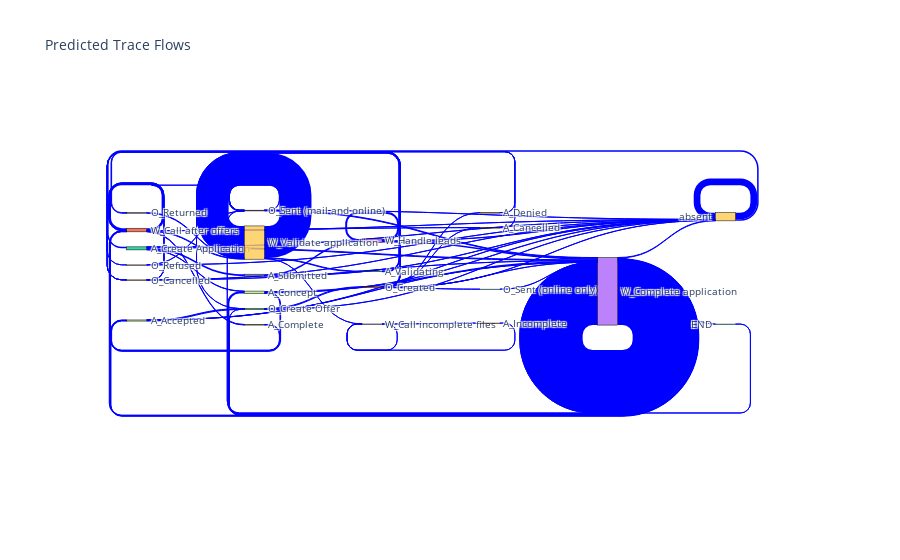

The code cell stored with this chart in its notebook:
### Code cell
def create_sankey_df(events_list):
    source, target, value = [], [], []
    for trace in events_list:
        for i in range(len(trace)-1):
            if (trace[i], trace[i+1]) not in list(zip(source, target)):
                source.append(trace[i])
                target.append(trace[i+1])
                value.append(1)
            else:
                idx = list(zip(source, target)).index((trace[i], trace[i+1]))
                value[idx] += 1
    return pd.DataFrame({'source': source, 'target': target, 'value': value})


# Create DataFrames for predicted and actual events
predicted_sankey = create_sankey_df(df['predicted_events'])
actual_sankey = create_sankey_df(df['actual_events'])

# Generate a list of all unique events
all_events = list(set(predicted_sankey['source'].tolist() + predicted_sankey['target'].tolist(
) + actual_sankey['source'].tolist() + actual_sankey['target'].tolist()))
event_dict = {event: i for i, event in enumerate(all_events)}

# Map events to integers
predicted_sankey.replace(event_dict, inplace=True)
actual_sankey.replace(event_dict, inplace=True)

# Plot
fig = go.Figure(data=[go.Sankey(
    node=dict(
        pad=15,
        thickness=20,
        line=dict(color="black", width=0.5),
        label=all_events,
    ),
    link=dict(
        source=predicted_sankey['source'],
        target=predicted_sankey['target'],
        value=predicted_sankey['value'],
        color="blue"
    ))])

fig.update_layout(title_text="Predicted Trace Flows", font_size=10)
fig.show()

### Figure 1 — Plotly figure (JSON) as saved in the notebook; plotly's stock layout.template omitted (floating-point values rounded to 4 significant figures)
{"data": [{"link": {"color": "blue", "source": [2, 17, 23, 23, 19, 2, 19, 23, 17, 7, 12, 26, 8, 23, 1, 1, 4, 1, 9, 9, 22, 0, 2, 10, 3, 3, 10, 23, 2, 3, 17, 8, 12, 7, 26, 1, 7, 26, 23, 26, 8, 23, 26, 24, 11, 11, 23, 25, 26, 15, 1, 11, 26, 14, 6, 6, 26, 11, 22, 9, 13, 13, 21], "target": [17, 23, 23, 19, 2, 23, 19, 17, 7, 12, 26, 8, 23, 1, 1, 4, 1, 9, 9, 22, 0, 9, 10, 3, 3, 23, 19, 7, 19, 19, 19, 19, 19, 19, 19, 19, 23, 23, 8, 12, 8, 12, 24, 11, 19, 23, 25, 23, 15, 23, 24, 1, 14, 6, 19, 8, 11, 8, 9, 13, 13, 21, 13], "value": [220, 1056, 41094, 307, 1000, 462, 4373, 1368, 432, 614, 578, 489, 440, 415, 1555, 390, 390, 388, 20950, 388, 387, 387, 1225, 1158, 1249, 1017, 67, 306, 93, 141, 100, 53, 68, 86, 57, 25, 38, 2, 2, 18, 9, 14, 2, 4, 2, 1, 1, 1, 6, 6, 2, 2, 2, 2, 1, 1, 2, 1, 1, 1, 57, 1, 1]}, "node": {"label": ["O_Returned", "W_Call after offers", "A_Create Application", "W_Handle leads", "A_Complete", "A_Pending", "O_Refused", "A_Accepted", "O_Sent (mail and online)", "W_Validate application", "A_Submitted", "O_Cancelled", "O_Create Offer", "W_Call incomplete files", "A_Denied", "O_Sent (online only)", "O_Accepted", "A_Concept", "W_Assess potential fraud", "absent", "W_Shortened completion ", "A_Incomplete", "A_Validating", "W_Complete application", "A_Cancelled", "END", "O_Created"], "line": {"color": "black", "width": 0.5}, "pad": 15, "thickness": 20}, "type": "sankey"}], "layout": {"font": {"size": 10}, "title": {"text": "Predicted Trace Flows"}}}
